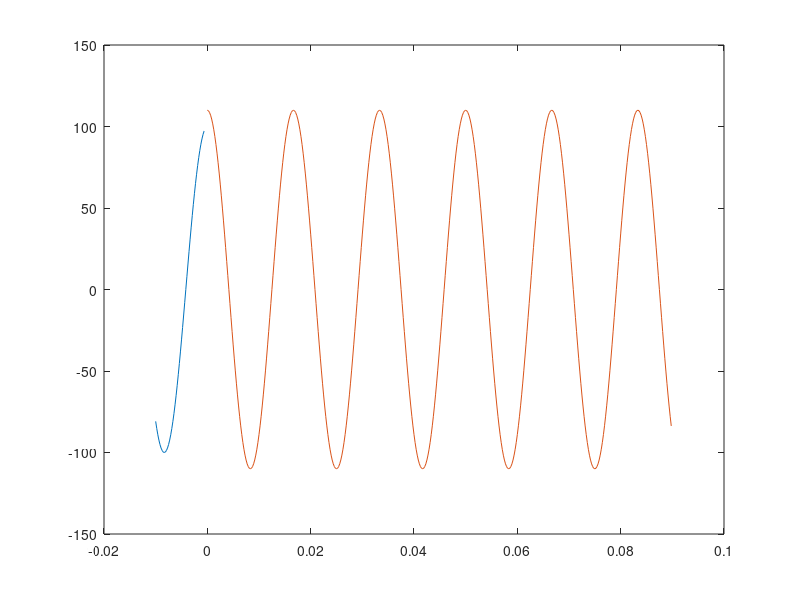

The MATLAB script that drew this image: (Note: this script raises an error after producing the figure.)
% Estimation of Sincrophasors with discontinuities
% using MATLAB optimization toolbox 
clear all; close all; clc;

%signal generation
F0 = 60; %Hz nominal
F1 = 60.0; %Hz fundamental
SampleRate = 4800; %Hz
dt = 1/SampleRate;
AnalysisCycles = 6;
NSamples = floor(AnalysisCycles*SampleRate/F0);
n = -NSamples/2:(NSamples/2-1); %discrete time vector
tau_pp = 0.1; % relative time of step in percent of total time 
tau_0 = (tau_pp - 0.5)*NSamples; %discrete time displacement
n = n - tau_0;
t = n*dt; %time vector
Vm = 100; %70*sqrt(2);
Ps = 0; %phase in degrees

% Phase in radians
Ph = Ps*pi/180;

KaS = 0;   % IEEE Std phase (angle) step index: 10 degrees
KxS = 0.1;   % magnitude step index: 0.1 
Wf = 2*pi*F1;  % fundamental frequency

Xm = Vm; %for now, single phase; TODO: 6-channels

%%%% MONTE CARLO
%%%% Signal parameters estimation
% Phase step
% Model: f(x) = x1*cos(w*t + phi + x2*u(t - tau))
u = zeros(length(Xm),length(t));
tau = 0;
u(length(Xm),t >= tau) = u(length(Xm),t >= tau) + 1;
f = @(x) x(1)*cos(x(2)*t + x(3) + x(4)*(pi/180)*u);
err = @(x) (Signal - f(x)).^2;
%first estimates for x
SNR = 99.5; %dB SNR = 20 log_10 Asinal/Aruido => Aruido = Asinal/10^(SNR/20)
Aruido = Vm/10^(SNR/20);

F1 = 60;
xnom1 = [Vm 2*pi*F1 Ph KaS];
x = xnom1;

xnom = xnom1;
Niter = 1000
x0 = xnom;  %x0 is fixed - first guess are the nominal values
for n = 1:Niter;
    %first guess
    %          X1  w   ph  x2
    par_var = [0 0.01 0 0]; % parameter variation in percent related to nominal
    xr = xnom1.*(1+(par_var/100).*(rand(1,length(xnom1))-0.5));
    
    %regenerates the signal with the uncertainties
        i = 1;
        Xm = xr(1); Wf(i) = xr(2); Ph(i) = xr(3); KaS(i) = xr(4);
        Ain = zeros(length(Xm),length(t));
        % Amplitude Step: applied after time passes 0
        Ain(i,:) = Xm(i);
        Ain(i,t >= 0) = Ain(i,t >= 0) * (1 + KxS(i));
        %Phase step
        Theta(i,:) = (Wf(i)*t) ...                         % Fundamental
                         + Ph(i);               % phase shift
        Theta(i,t >= 0) = Theta(i,t >= 0) + (KaS(i) * pi/180);
        cSignal = (Ain.*exp(-1i.*Theta));
        Signal = real(cSignal) + Aruido*(rand(1,length(t))-0.5);
        err = @(x) (Signal - f(x)).^2;
    y0 = f(x0);
    %Hilbert filter
    br = floor(0.05*NSamples); % 5% of NSamples are taken off at the beggining and end
    z=hilbert(Signal');  % calculates the analytic signal associated with Signal
    Psi = unwrap(angle(z));
    f_hi=unwrap(angle(z(2:end,:).*conj(z(1:end-1,:))));  % Hilbert estimate of the instantaneous frequency of Signal
    freq=f_hi-median(f_hi(br:end-br));
    %Ain = (Ain - mean(Ain))./abs(Ain);
    [ifmax, imax] = max(abs(freq(br:end-br)));
    imax_th = imax + br - 1;

    %estimation of tau
    if imax_th>0
        tau_e = imax_th*dt
        tau = (tau_0 + NSamples/2)*dt
    else
        tau_e = 0;
        tau = 0;
        imax_th = size(t,2)+1;
    end

    tau_error = (tau_e - tau)

    %splittig Signal in two
    imax_r = imax + br - 1;
    Signal_1 = Signal(1:imax_r-1);
    Signal_2 = Signal(imax_r+2:end);  %excluding samples around tau
    t_1 = t(1:imax_r-1);
    t_2 = t(imax_r+2:end);
    plot(t_1,Signal_1,t_2,Signal_2)

    %LSE of parameters 
    SignalParams = [F1 0 0 0 0 0 0 0];
    DelayCorr = 0;
    MagCorr = 1;

    [Synx1,Freq1,ROCOF1] = SteadyStateFit(	SignalParams, ...
        DelayCorr, ...
        MagCorr, ...
        F0, ...
        AnalysisCycles, ...
        SampleRate, ...
        Signal_1);
    [Synx2,Freq2,ROCOF2] = SteadyStateFit(	SignalParams, ...
        DelayCorr, ...
        MagCorr, ...
        F0, ...
        AnalysisCycles, ...
        SampleRate, ...
        Signal_2);

    fr(n) = xr(2)/(2*pi);
    ferr1(n) = (fr(n) - Freq1)*100;  %in [%]
    ferr2(n) = (fr(n) - Freq2)*100;  %in [%]
       
    %show iteration
    n
end

ferr1_max = max(abs(ferr1))*100'
ferr2_max = max(abs(ferr2))*100'

%
% ERR_MAX = max(abs(errors))*100'   %erros maximos em %
% 
% figure
% for k = 1:2
%     subplot(2,2,k); hold on;
%     histogram(errors(:,k));
% end
% 
% MEAN_ERR = mean(errors)
% STDEV_ERR = std(errors)




